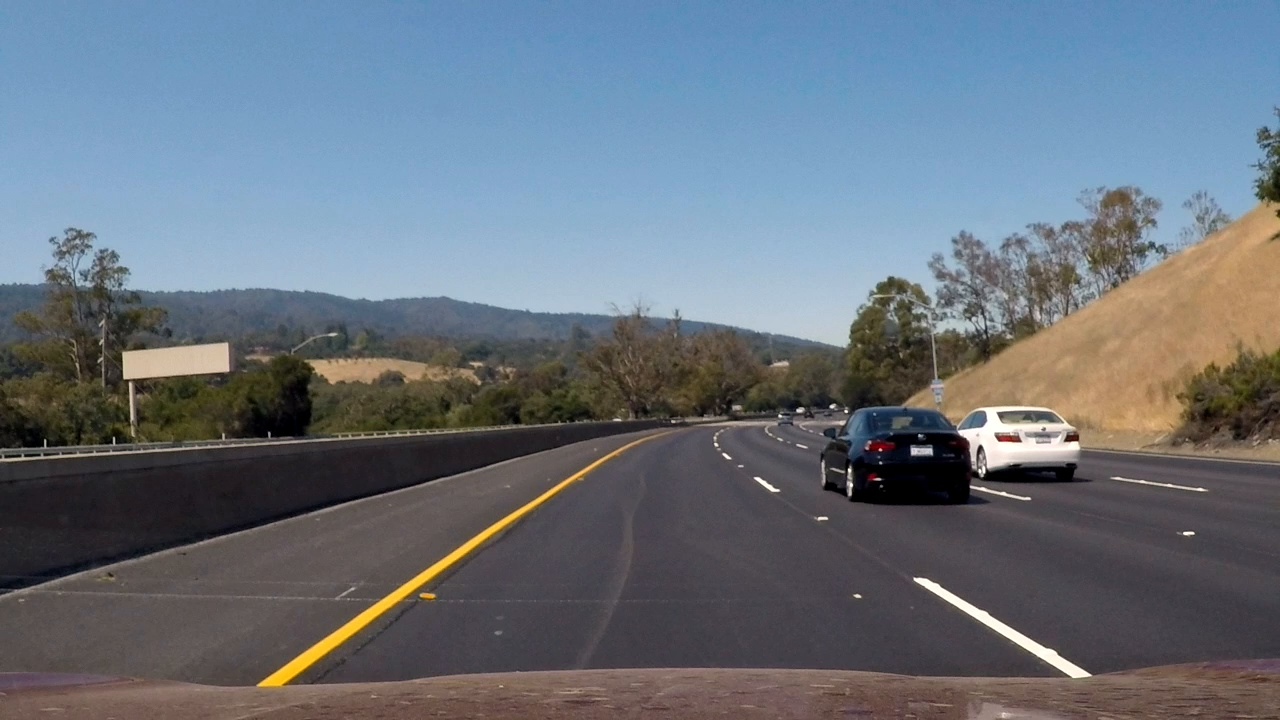
#> input picture images/challenge.jpg, 1280 x 720 px
$ python hough_lines_tuner.py ../images/challenge.jpg
#> lines starting #> are read from the running program, lines starting #| are printed output that depends on the picture; after the words box and inside, x2 and y2 are one past the last pixel; in counts of white or black regions, pixels touching at a corner belong together
#> in main, image is the input picture: shape (720, 1280, 3); mean B, G, R 123.9, 113.8, 104.6
### tuners/canny_tuner.py
#!/bin/env python3

import cv2 as cv
import numpy as np
import utils
import argparse

CANNY_CFG_FILE = '.canny_parameters.cfg'
CANNY_DEFAULT_VALUES = (13, 28, 115)


def Process(image, filterSize, threshold1, threshold2):
#> called with filterSize = 13, threshold1 = 28, threshold2 = 115
    _filterSize = filterSize + (filterSize + 1) % 2
    smoothed_img = cv.GaussianBlur(image, (_filterSize, _filterSize), sigmaX=0, sigmaY=0)
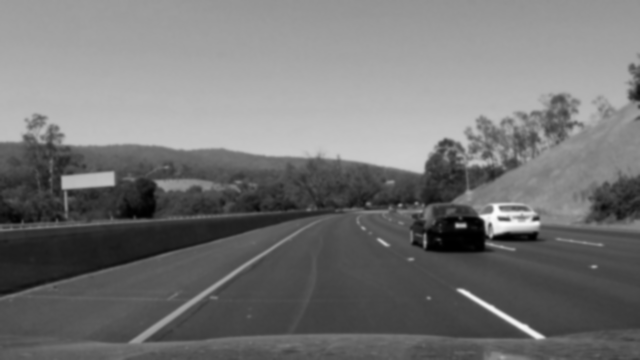
#> smoothed_img: shape (720, 1280) (shown at 1/2 size); min 0, max 253, mean 115.8
#> image: shape (720, 1280)
    return cv.Canny(smoothed_img, threshold1, threshold2)
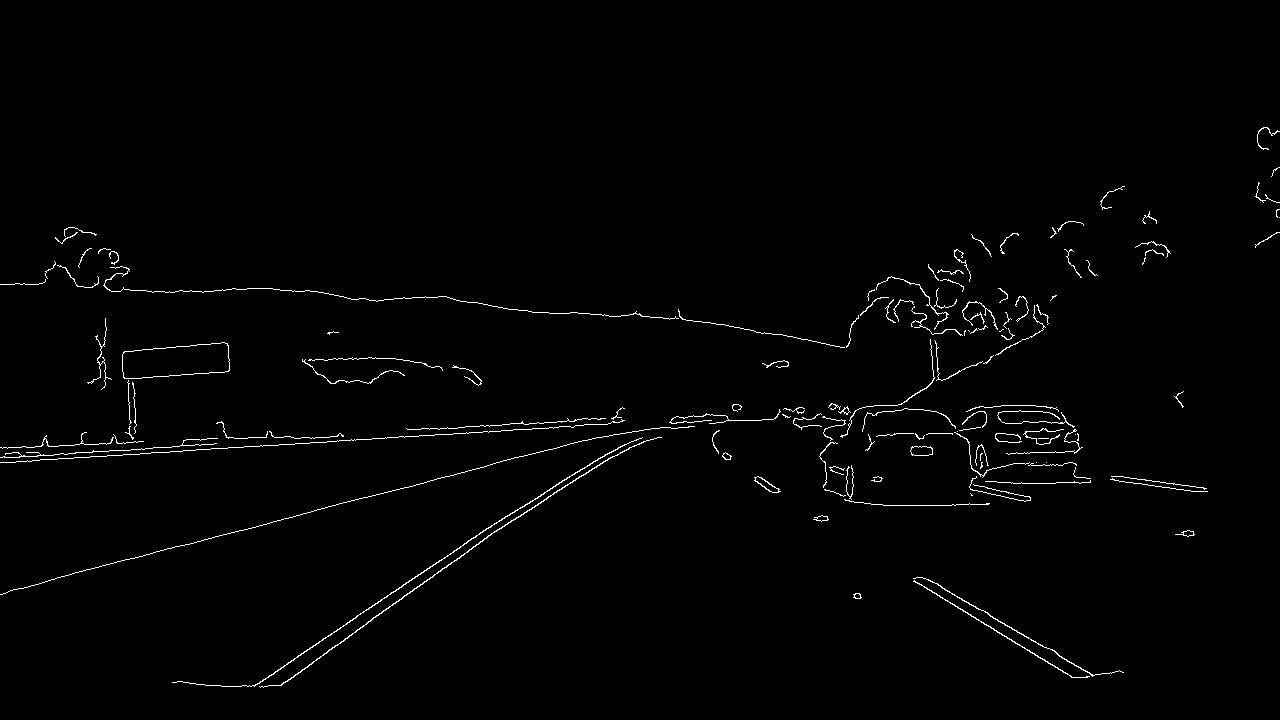
#> returned value: shape (720, 1280); 1.2% white in thin lines or dots, all inside (x1, y1, x2, y2) = (0, 127, 1280, 688)


class CannyCfg:
    # [4 lines left out: function __init__, not called in this run]


class CannyTuner:
    # [31 lines left out: function __init__, not called in this run]

    def get_results(self):
        return (self._filterSize, self._threshold1, self._threshold2)

    # [33 lines left out: functions _render, main, not called in this run]


# [5 lines that do not run on import are left out]

### tuners/utils.py
import numpy as np
import cv2 as cv
import json

def plot(shape, imgs, title = ''):
    cv.namedWindow(title, cv.WINDOW_NORMAL | cv.WINDOW_KEEPRATIO)

    lines = []
    for i in range(shape[0]):
        lines.append(np.hstack(imgs[i * shape[0]:i * shape[0] + shape[1]]))

    img = np.vstack(lines)
    cv.imshow(title, img)


def convert_to_dict(obj):
    """
    A function takes in a custom object and returns a dictionary representation of the object.
    This dict representation includes meta data such as the object's module and class names.
    Original code: https://gist.github.com/ardenn/76aa5653245388519a2edb690d8ed7ba#file-json_convert_to_dict-py
    """

    #  Populate the dictionary with object meta data
    obj_dict = {
        "__class__": obj.__class__.__name__,
        "__module__": obj.__module__
    }

    #  Populate the dictionary with object properties
    obj_dict.update(obj.__dict__)

    return obj_dict


# [25 lines left out: function dict_to_obj, not called in this run]

def load_cfg(file_path, default_value):
    try:
        with open(file_path, 'r') as cfg_file:
            return json.load(
                fp = cfg_file,
                object_hook = dict_to_obj,
            )
    except FileNotFoundError:
        return default_value

def save_cfg(file_path, obj):
    with open(file_path, 'w') as cfg_file:
        json.dump(
            obj = obj,
            fp = cfg_file,
            default = convert_to_dict,
        )

### tuners/hough_lines_tuner.py
#!/bin/env python3

import cv2 as cv
import numpy as np
import utils
import argparse
import canny_tuner as canny


HOUGH_CFG_FILE = '.hough_parameters.cfg'


class _line:
    # [39 lines left out: functions __init__, _extend_line, _get_avg_line, not called in this run]


def _get_lines(edges, threshold, minLineLength, maxLineGap):
    lines = cv.HoughLinesP(
        image = edges,
        rho = 1,
        theta = np.pi / 180,
        threshold = threshold,
        lines = np.array([]),
        minLineLength = minLineLength,
        maxLineGap = maxLineGap,
    )

    if lines is None:
        return (None, None)

    leftRawLines = []
    rightRawLines = []
    for line in lines:
        x1, y1, x2, y2 = line[0]
        slope = (y2 - y1) / (x2 - x1)
        if slope > 0:
            rightRawLines.append(_line(slope, x1, y1, x2, y2))
        else:
            leftRawLines.append(_line(slope, x1, y1, x2, y2))

    if len(leftRawLines) == 0 or len(rightRawLines) == 0:
        return (None, None)
    else:
        return (_get_avg_line(leftRawLines), _get_avg_line(rightRawLines))

def _getMask(image, points):
    mask = np.zeros_like(image)
    vertices = np.array(
        [points],
        dtype=np.int32,
    )

    cv.fillPoly(mask, vertices, (255, 255, 255))
    return mask

def _get_triangle_vertices(image, base, height):
#> called with base = 100, height = 100
    x0 = int((image.shape[1] - base) / 2)
    x1 = x0 + base
    x2 = int(image.shape[1] / 2)
    y0 = y1 = image.shape[0]
    y2 = image.shape[0] - height
    return [
            (x0, y0),
            (x1, y1),
            (x2, y2),
    ]


def Process(
    image,
    edges,
    topCut,
    bottomCut,
    base,
    height,
    pointsThs,
    minLineLength,
    maxLineGap,
):
    _bottomCut = edges.shape[0] - bottomCut
    triangleMask = _getMask(
        image = edges,
        points = _get_triangle_vertices(
            image = edges,
            base = base,
            height = height
        ),
    )
#> in _getMask, `cv.fillPoly(mask, vertices, (255, 255, 255))`:
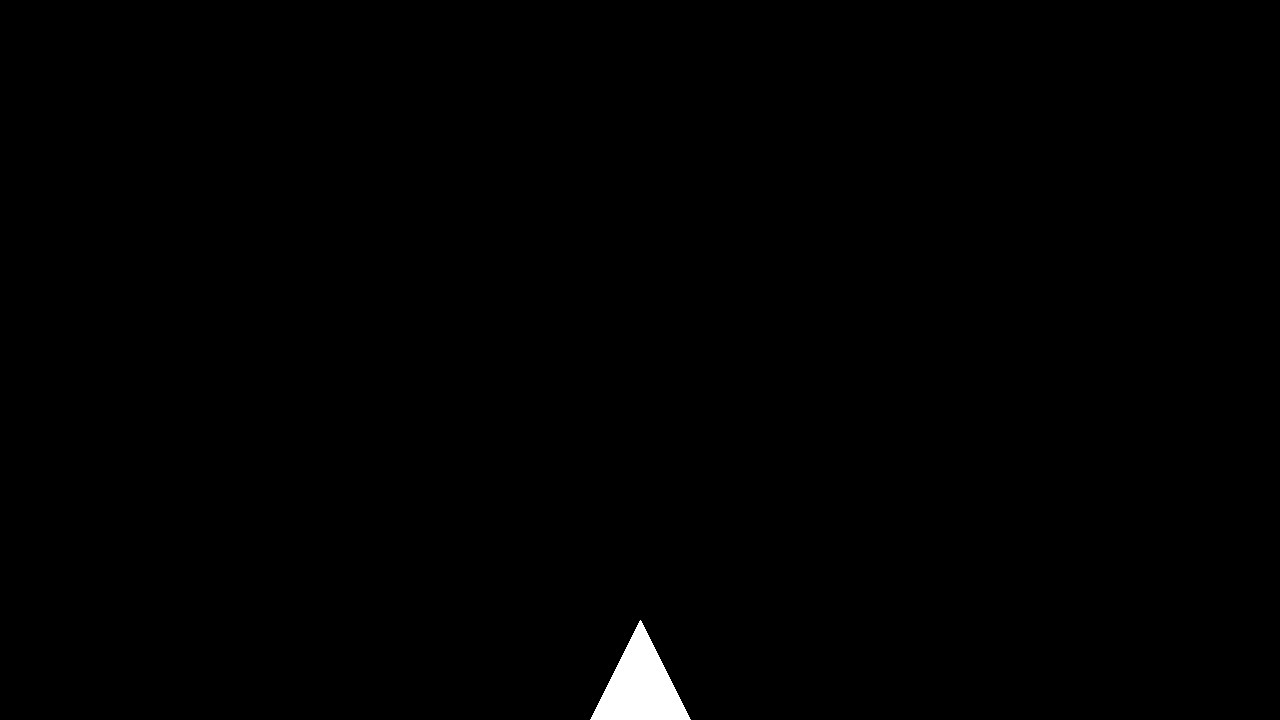
#> mask: shape (720, 1280); 0.55% white; 1 white region, box (x1, y1, x2, y2) and area: (590, 620, 691, 720) 5100

    cutMask = _getMask(
        image = edges,
        points = [
            (0, topCut),
            (0, _bottomCut),
            (edges.shape[1], _bottomCut),
            (edges.shape[1], topCut),
        ],
    )

    colorTriangleMask = np.dstack((triangleMask, triangleMask, triangleMask))
    colorCutMask = np.dstack((cutMask, cutMask, cutMask))
#> colorCutMask: shape (720, 1280, 3); every value is 255

    maskedEdges = edges & triangleMask & cutMask
#> maskedEdges: shape (720, 1280); every value is 0
    maskedImage = image & colorTriangleMask & colorCutMask

    lLine, rLine = _get_lines(
        edges = maskedEdges,
        threshold = pointsThs,
        minLineLength = minLineLength,
        maxLineGap = maxLineGap,
    )
#> in _get_lines, `lines = cv.HoughLinesP( image = edges, rho = 1, theta = np.pi / 180, t..`: lines = None

    if lLine is None:
        return (
            maskedImage,
            np.dstack((maskedEdges, maskedEdges, maskedEdges)),
            image
        )

    line_image = np.copy(image) * 0

    cv.line(line_image, (lLine.x1, lLine.y1), (lLine.x2, lLine.y2), (0, 0, 255), 15)
    cv.line(line_image, (rLine.x1, rLine.y1), (rLine.x2, rLine.y2), (0, 0, 255), 15)
    line_image = line_image & colorTriangleMask & colorCutMask

    colorEdges = np.dstack((maskedEdges, maskedEdges, maskedEdges))
    lineEdges = cv.addWeighted(colorEdges, 1, line_image, 0.8, 0)
    lineImage = cv.addWeighted(image, 1, line_image, 0.8, 0)
    return (maskedImage, lineEdges, lineImage)


class HoughCfg:
    def __init__(
        self,
        topCut,
        bottomCut,
        base,
        height,
        filterSize,
        threshold1,
        threshold2,
        pointsThs,
        minLineLength,
        maxLineGap,
    ):
        self.topCut = topCut
        self.bottomCut = bottomCut
        self.base = base
        self.height = height
        self.filterSize = filterSize
        self.threshold1 = threshold1
        self.threshold2 = threshold2
        self.pointsThs = pointsThs
        self.minLineLength = minLineLength
        self.maxLineGap = maxLineGap


HOUGH_DEFAULT_VALUES = HoughCfg(0, 0, 100, 100, 13, 28, 115, 10, 10, 10)


class HoughLinesTuner:
    def __init__(
        self,
        image,
        topCut,
        bottomCut,
        base,
        height,
        filterSize,
        threshold1,
        threshold2,
        pointsThs,
        minLineLength,
        maxLineGap,
    ):
        self._TITLE = 'Hough-Lines Parameter Tuner'
        self._image = image
        self._topCut = topCut
        self._bottomCut = bottomCut
        self._base = base
        self._height = height
        self._filterSize = filterSize
        self._threshold1 = threshold1
        self._threshold2 = threshold2
        self._pointsThs = pointsThs
        self._minLineLength = minLineLength
        self._maxLineGap = maxLineGap

        def onchangeThreshold1(pos):
            self._threshold1 = pos
            self._render()

        def onchangeThreshold2(pos):
            self._threshold2 = pos
            self._render()

        def onchangeFilterSize(pos):
            self._filterSize = pos
            self._render()

        def onchangeBase(pos):
            self._base = pos
            self._render()

        def onchangeHeight(pos):
            self._height = pos
            self._render()

        def onchangePointsThs(pos):
            self._pointsThs = pos
            self._render()

        def onchangeMinLineLength(pos):
            self._minLineLength = pos
            self._render()

        def onchangeMaxLineGap(pos):
            self._maxLineGap = pos
            self._render()

        def onchangeTopCut(pos):
            self._topCut = pos
            self._render()

        def onchangeBottonCut(pos):
            self._bottomCut = pos
            self._render()

        cv.namedWindow(self._TITLE, cv.WINDOW_NORMAL | cv.WINDOW_KEEPRATIO)

        cv.createTrackbar('top cut', self._TITLE, self._topCut, self._image.shape[0], onchangeTopCut)
        cv.createTrackbar('botton cut', self._TITLE, self._bottomCut, self._image.shape[0], onchangeBottonCut)
        cv.createTrackbar('base', self._TITLE, self._base, self._image.shape[1], onchangeBase)
        cv.createTrackbar('height', self._TITLE, self._height, self._image.shape[0], onchangeHeight)
        cv.createTrackbar('points ths', self._TITLE, self._pointsThs, 300, onchangePointsThs)
        cv.createTrackbar('minLineLength', self._TITLE, self._minLineLength, 300, onchangeMinLineLength)
        cv.createTrackbar('maxLineGap', self._TITLE, self._maxLineGap, 300, onchangeMaxLineGap)
        cv.createTrackbar('filter size', self._TITLE, self._filterSize, 20, onchangeFilterSize)
        cv.createTrackbar('threshold1', self._TITLE, self._threshold1, 255, onchangeThreshold1)
        cv.createTrackbar('threshold2', self._TITLE, self._threshold2, 255, onchangeThreshold2)

        self._render()
        key = cv.waitKey()
        while(key != ord('\r')):
            key = cv.waitKey()

        cv.destroyWindow(self._TITLE)

    def get_results(self):
        return (
            self._topCut,
            self._bottomCut,
            self._base,
            self._height,
            self._filterSize,
            self._threshold1,
            self._threshold2,
            self._pointsThs,
            self._minLineLength,
            self._maxLineGap,
        )

    def _render(self):
        edges = canny.Process(
            image = cv.cvtColor(self._image, cv.COLOR_RGB2GRAY),
            filterSize = self._filterSize,
            threshold1 = self._threshold1,
            threshold2 = self._threshold2,
        )
        masked_image, line_edges, _ = Process(
            image = self._image,
            edges = edges,
            topCut = self._topCut,
            bottomCut = self._bottomCut,
            base = self._base,
            height = self._height,
            pointsThs = self._pointsThs,
            minLineLength = self._minLineLength,
            maxLineGap = self._maxLineGap,
        )
#> line_edges: shape (720, 1280, 3); every value is 0
        utils.plot(
            shape = (1, 2),
            imgs = [
                masked_image,
                line_edges,
            ],
            title = self._TITLE,
        )
#> after the loop in plot, `for i in range(shape[0]):`: lines = 1 item
#> in plot, `img = np.vstack(lines)`:
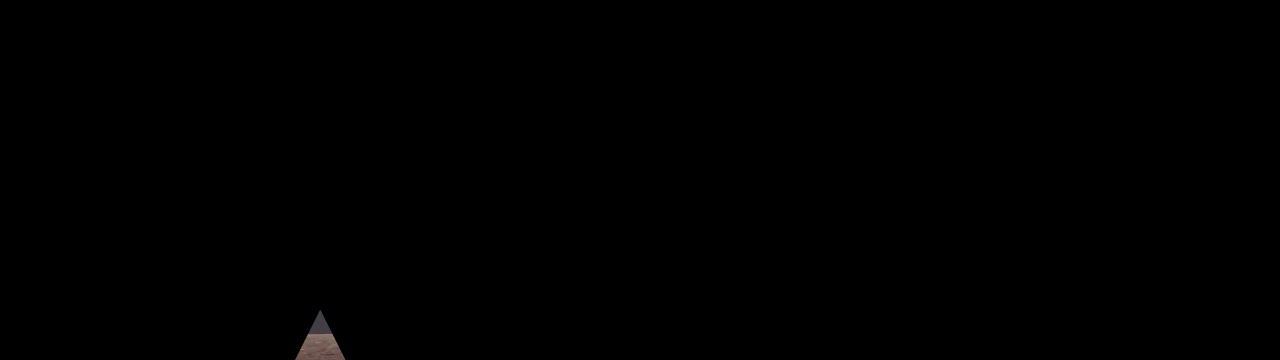
#> img: shape (720, 2560, 3) (shown at 1/2 size); mean of channels 0, 1, 2 0.2, 0.2, 0.3; drawn as B, G, R


def main(image_path, config):
    image = cv.imread(image_path)
    cfg = utils.load_cfg(config, HOUGH_DEFAULT_VALUES)

    cfg = HoughCfg(
        *HoughLinesTuner(
            image = image,
            topCut = cfg.topCut,
            bottomCut = cfg.bottomCut,
            base = cfg.base,
            height = cfg.height,
            filterSize = cfg.filterSize,
            threshold1 = cfg.threshold1,
            threshold2 = cfg.threshold2,
            pointsThs = cfg.pointsThs,
            minLineLength = cfg.minLineLength,
            maxLineGap = cfg.maxLineGap,
        ).get_results()
    )
#> (key Esc is pressed here)
#> (key Esc is pressed here)

    utils.save_cfg(config, cfg)

    print(utils.convert_to_dict(cfg))
#| {'__class__': 'HoughCfg', '__module__': '__main__', 'topCut': 0, 'bottomCut': 0, 'base': 100, 'height': 100, 'filterSize': 13, 'threshold1': 28, 'threshold2': 115, 'pointsThs': 10, 'minLineLength': 10, 'maxLineGap': 10}

if __name__ == '__main__':
    parser = argparse.ArgumentParser(description='Visualizes the line for hough transform.')
    parser.add_argument('img_path', help='Image file')
    parser.add_argument('-c', '--config', help='Config file', default=HOUGH_CFG_FILE)
    args = parser.parse_args()

    main(args.img_path, args.config)
